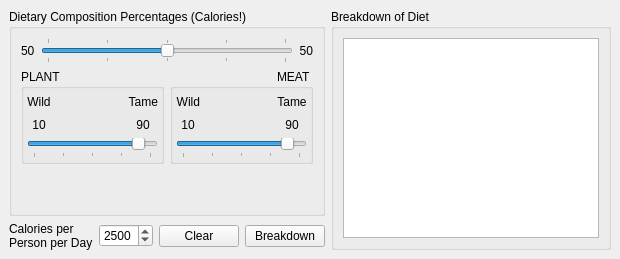
     <widget class="QWidget" name="diet_tab" >
      <attribute name="title" >
       <string>Diet</string>
      </attribute>
      <layout class="QGridLayout" >
       <property name="margin" >
        <number>9</number>
       </property>
       <property name="spacing" >
        <number>6</number>
       </property>
       <item row="1" column="0" >
        <layout class="QHBoxLayout" >
         <property name="margin" >
          <number>0</number>
         </property>
         <property name="spacing" >
          <number>6</number>
         </property>
         <item>
          <widget class="QLabel" name="label6" >
           <property name="toolTip" >
            <string>&lt;html>&lt;head>&lt;meta name="qrichtext" content="1" />&lt;style type="text/css">
p, li { white-space: pre-wrap; }
&lt;/style>&lt;/head>&lt;body style=" font-family:'Sans Serif'; font-size:9pt; font-weight:400; font-style:normal; text-decoration:none;">
&lt;p style=" margin-top:0px; margin-bottom:0px; margin-left:0px; margin-right:0px; -qt-block-indent:0; text-indent:0px;">Average requirements for each individual&lt;/p>&lt;/body>&lt;/html></string>
           </property>
           <property name="whatsThis" >
            <string>&lt;html>&lt;head>&lt;meta name="qrichtext" content="1" />&lt;style type="text/css">
p, li { white-space: pre-wrap; }
&lt;/style>&lt;/head>&lt;body style=" font-family:'Sans Serif'; font-size:9pt; font-weight:400; font-style:normal; text-decoration:none;">
&lt;p style=" margin-top:0px; margin-bottom:0px; margin-left:0px; margin-right:0px; -qt-block-indent:0; text-indent:0px;">This figure is an average only.  In the future, I hope to be able to implement a feature whereby the human population is modelled, and account for different requirements of men, adult women, pregnant women, lactating women, and children.&lt;/p>&lt;/body>&lt;/html></string>
           </property>
           <property name="text" >
            <string>Calories per
Person per Day</string>
           </property>
           <property name="wordWrap" >
            <bool>false</bool>
           </property>
          </widget>
         </item>
         <item>
          <widget class="QSpinBox" name="spinBoxDailyCalories" >
           <property name="toolTip" >
            <string>&lt;html>&lt;head>&lt;meta name="qrichtext" content="1" />&lt;style type="text/css">
p, li { white-space: pre-wrap; }
&lt;/style>&lt;/head>&lt;body style=" font-family:'Sans Serif'; font-size:9pt; font-weight:400; font-style:normal; text-decoration:none;">
&lt;p style=" margin-top:0px; margin-bottom:0px; margin-left:0px; margin-right:0px; -qt-block-indent:0; text-indent:0px;">Set the average number of calories per day required per person&lt;/p>&lt;/body>&lt;/html></string>
           </property>
           <property name="whatsThis" >
            <string>&lt;html>&lt;head>&lt;meta name="qrichtext" content="1" />&lt;style type="text/css">
p, li { white-space: pre-wrap; }
&lt;/style>&lt;/head>&lt;body style=" font-family:'Sans Serif'; font-size:9pt; font-weight:400; font-style:normal; text-decoration:none;">
&lt;p style=" margin-top:0px; margin-bottom:0px; margin-left:0px; margin-right:0px; -qt-block-indent:0; text-indent:0px;">This figure is an average only.  In the future, I hope to be able to implement a feature whereby the human population is modelled, and account for different requirements of men, adult women, pregnant women, lactating women, and children.&lt;/p>&lt;/body>&lt;/html></string>
           </property>
           <property name="maximum" >
            <number>5000</number>
           </property>
           <property name="minimum" >
            <number>1</number>
           </property>
           <property name="singleStep" >
            <number>1</number>
           </property>
           <property name="value" >
            <number>2500</number>
           </property>
          </widget>
         </item>
         <item>
          <widget class="QPushButton" name="pushButtonDietClear" >
           <property name="text" >
            <string>Clear</string>
           </property>
          </widget>
         </item>
         <item>
          <widget class="QPushButton" name="pushButtonDietBreakdown" >
           <property name="toolTip" >
            <string>&lt;html>&lt;head>&lt;meta name="qrichtext" content="1" />&lt;style type="text/css">
p, li { white-space: pre-wrap; }
&lt;/style>&lt;/head>&lt;body style=" font-family:'Sans Serif'; font-size:9pt; font-weight:400; font-style:normal; text-decoration:none;">
&lt;p style=" margin-top:0px; margin-bottom:0px; margin-left:0px; margin-right:0px; -qt-block-indent:0; text-indent:0px;">Press to refresh details in window below&lt;/p>&lt;/body>&lt;/html></string>
           </property>
           <property name="text" >
            <string>Breakdown</string>
           </property>
          </widget>
         </item>
        </layout>
       </item>
       <item row="0" column="0" >
        <widget class="QGroupBox" name="diet_comp_box" >
         <property name="sizePolicy" >
          <sizepolicy>
           <hsizetype>5</hsizetype>
           <vsizetype>5</vsizetype>
           <horstretch>0</horstretch>
           <verstretch>0</verstretch>
          </sizepolicy>
         </property>
         <property name="title" >
          <string>Dietary Composition Percentages (Calories!)</string>
         </property>
         <layout class="QGridLayout" >
          <property name="margin" >
           <number>9</number>
          </property>
          <property name="spacing" >
           <number>6</number>
          </property>
          <item row="1" column="0" >
           <widget class="QGroupBox" name="groupplantpercent" >
            <property name="title" >
             <string>PLANT</string>
            </property>
            <layout class="QGridLayout" >
             <property name="margin" >
              <number>3</number>
             </property>
             <property name="spacing" >
              <number>3</number>
             </property>
             <item row="1" column="1" >
              <spacer>
               <property name="orientation" >
                <enum>Qt::Horizontal</enum>
               </property>
               <property name="sizeHint" >
                <size>
                 <width>40</width>
                 <height>20</height>
                </size>
               </property>
              </spacer>
             </item>
             <item row="1" column="2" >
              <widget class="QLabel" name="labelPlantTamePercent" >
               <property name="text" >
                <string>90</string>
               </property>
               <property name="alignment" >
                <set>Qt::AlignCenter</set>
               </property>
              </widget>
             </item>
             <item row="2" column="0" colspan="3" >
              <widget class="QSlider" name="horizontalSliderPlant" >
               <property name="cursor" >
                <cursor>6</cursor>
               </property>
               <property name="toolTip" >
                <string>&lt;html>&lt;head>&lt;meta name="qrichtext" content="1" />&lt;style type="text/css">
p, li { white-space: pre-wrap; }
&lt;/style>&lt;/head>&lt;body style=" font-family:'Sans Serif'; font-size:9pt; font-weight:400; font-style:normal; text-decoration:none;">
&lt;p style=" margin-top:0px; margin-bottom:0px; margin-left:0px; margin-right:0px; -qt-block-indent:0; text-indent:0px;">Adjust this slider to set the ratio of Wild:Tame plants in the diet (calories)&lt;/p>&lt;/body>&lt;/html></string>
               </property>
               <property name="maximum" >
                <number>100</number>
               </property>
               <property name="singleStep" >
                <number>1</number>
               </property>
               <property name="pageStep" >
                <number>1</number>
               </property>
               <property name="value" >
                <number>90</number>
               </property>
               <property name="sliderPosition" >
                <number>90</number>
               </property>
               <property name="orientation" >
                <enum>Qt::Horizontal</enum>
               </property>
               <property name="tickPosition" >
                <enum>QSlider::TicksBelow</enum>
               </property>
               <property name="tickInterval" >
                <number>25</number>
               </property>
              </widget>
             </item>
             <item row="1" column="0" >
              <widget class="QLabel" name="labelPlantWildPercent" >
               <property name="text" >
                <string>10</string>
               </property>
               <property name="alignment" >
                <set>Qt::AlignCenter</set>
               </property>
              </widget>
             </item>
             <item row="0" column="0" >
              <widget class="QLabel" name="label_9" >
               <property name="text" >
                <string>Wild</string>
               </property>
               <property name="alignment" >
                <set>Qt::AlignCenter</set>
               </property>
              </widget>
             </item>
             <item row="0" column="2" >
              <widget class="QLabel" name="label_11" >
               <property name="text" >
                <string>Tame</string>
               </property>
               <property name="alignment" >
                <set>Qt::AlignRight|Qt::AlignTrailing|Qt::AlignVCenter</set>
               </property>
              </widget>
             </item>
             <item row="0" column="1" >
              <spacer>
               <property name="orientation" >
                <enum>Qt::Horizontal</enum>
               </property>
               <property name="sizeHint" >
                <size>
                 <width>40</width>
                 <height>20</height>
                </size>
               </property>
              </spacer>
             </item>
            </layout>
           </widget>
          </item>
          <item row="0" column="0" colspan="2" >
           <layout class="QHBoxLayout" >
            <property name="margin" >
             <number>0</number>
            </property>
            <property name="spacing" >
             <number>6</number>
            </property>
            <item>
             <widget class="QLabel" name="labelPlantPercent" >
              <property name="text" >
               <string>50</string>
              </property>
             </widget>
            </item>
            <item>
             <widget class="QSlider" name="horizontalSliderDiet" >
              <property name="cursor" >
               <cursor>6</cursor>
              </property>
              <property name="toolTip" >
               <string>&lt;html>&lt;head>&lt;meta name="qrichtext" content="1" />&lt;style type="text/css">
p, li { white-space: pre-wrap; }
&lt;/style>&lt;/head>&lt;body style=" font-family:'Sans Serif'; font-size:9pt; font-weight:400; font-style:normal; text-decoration:none;">
&lt;p style=" margin-top:0px; margin-bottom:0px; margin-left:0px; margin-right:0px; -qt-block-indent:0; text-indent:0px;">Adjust this slider to set the ratio of Plant:Meat plants in the diet (calories)&lt;/p>&lt;/body>&lt;/html></string>
              </property>
              <property name="maximum" >
               <number>100</number>
              </property>
              <property name="singleStep" >
               <number>1</number>
              </property>
              <property name="pageStep" >
               <number>1</number>
              </property>
              <property name="value" >
               <number>50</number>
              </property>
              <property name="sliderPosition" >
               <number>50</number>
              </property>
              <property name="orientation" >
               <enum>Qt::Horizontal</enum>
              </property>
              <property name="tickPosition" >
               <enum>QSlider::TicksBothSides</enum>
              </property>
              <property name="tickInterval" >
               <number>25</number>
              </property>
             </widget>
            </item>
            <item>
             <widget class="QLabel" name="labelMeatPercent" >
              <property name="text" >
               <string>50</string>
              </property>
              <property name="alignment" >
               <set>Qt::AlignRight|Qt::AlignTrailing|Qt::AlignVCenter</set>
              </property>
             </widget>
            </item>
           </layout>
          </item>
          <item row="1" column="1" >
           <widget class="QGroupBox" name="groupmeatpercent" >
            <property name="layoutDirection" >
             <enum>Qt::RightToLeft</enum>
            </property>
            <property name="title" >
             <string>MEAT</string>
            </property>
            <layout class="QGridLayout" >
             <property name="margin" >
              <number>3</number>
             </property>
             <property name="spacing" >
              <number>3</number>
             </property>
             <item row="0" column="0" >
              <widget class="QLabel" name="label_14" >
               <property name="text" >
                <string>Tame</string>
               </property>
               <property name="alignment" >
                <set>Qt::AlignCenter</set>
               </property>
              </widget>
             </item>
             <item row="1" column="1" >
              <spacer>
               <property name="orientation" >
                <enum>Qt::Horizontal</enum>
               </property>
               <property name="sizeHint" >
                <size>
                 <width>40</width>
                 <height>20</height>
                </size>
               </property>
              </spacer>
             </item>
             <item row="1" column="2" >
              <widget class="QLabel" name="labelMeatWildPercent" >
               <property name="text" >
                <string>10</string>
               </property>
               <property name="alignment" >
                <set>Qt::AlignCenter</set>
               </property>
              </widget>
             </item>
             <item row="0" column="2" >
              <widget class="QLabel" name="label_13" >
               <property name="text" >
                <string>Wild</string>
               </property>
               <property name="alignment" >
                <set>Qt::AlignRight|Qt::AlignTrailing|Qt::AlignVCenter</set>
               </property>
              </widget>
             </item>
             <item row="1" column="0" >
              <widget class="QLabel" name="labelMeatTamePercent" >
               <property name="layoutDirection" >
                <enum>Qt::LeftToRight</enum>
               </property>
               <property name="text" >
                <string>90</string>
               </property>
               <property name="alignment" >
                <set>Qt::AlignCenter</set>
               </property>
              </widget>
             </item>
             <item row="2" column="0" colspan="3" >
              <widget class="QSlider" name="horizontalSliderMeat" >
               <property name="cursor" >
                <cursor>6</cursor>
               </property>
               <property name="toolTip" >
                <string>&lt;html>&lt;head>&lt;meta name="qrichtext" content="1" />&lt;style type="text/css">
p, li { white-space: pre-wrap; }
&lt;/style>&lt;/head>&lt;body style=" font-family:'Sans Serif'; font-size:9pt; font-weight:400; font-style:normal; text-decoration:none;">
&lt;p style=" margin-top:0px; margin-bottom:0px; margin-left:0px; margin-right:0px; -qt-block-indent:0; text-indent:0px;">Adjust this slider to set the ratio of Wild:Tame animals in the diet (calories)&lt;/p>&lt;/body>&lt;/html></string>
               </property>
               <property name="layoutDirection" >
                <enum>Qt::LeftToRight</enum>
               </property>
               <property name="maximum" >
                <number>100</number>
               </property>
               <property name="singleStep" >
                <number>1</number>
               </property>
               <property name="pageStep" >
                <number>1</number>
               </property>
               <property name="value" >
                <number>90</number>
               </property>
               <property name="sliderPosition" >
                <number>90</number>
               </property>
               <property name="orientation" >
                <enum>Qt::Horizontal</enum>
               </property>
               <property name="tickPosition" >
                <enum>QSlider::TicksBelow</enum>
               </property>
               <property name="tickInterval" >
                <number>25</number>
               </property>
              </widget>
             </item>
             <item row="0" column="1" >
              <spacer>
               <property name="orientation" >
                <enum>Qt::Horizontal</enum>
               </property>
               <property name="sizeHint" >
                <size>
                 <width>40</width>
                 <height>20</height>
                </size>
               </property>
              </spacer>
             </item>
            </layout>
           </widget>
          </item>
          <item row="2" column="0" colspan="2" >
           <spacer>
            <property name="orientation" >
             <enum>Qt::Vertical</enum>
            </property>
            <property name="sizeHint" >
             <size>
              <width>20</width>
              <height>40</height>
             </size>
            </property>
           </spacer>
          </item>
         </layout>
        </widget>
       </item>
       <item rowspan="2" row="0" column="1" >
        <widget class="QGroupBox" name="groupBox_2" >
         <property name="sizePolicy" >
          <sizepolicy>
           <hsizetype>5</hsizetype>
           <vsizetype>3</vsizetype>
           <horstretch>0</horstretch>
           <verstretch>0</verstretch>
          </sizepolicy>
         </property>
         <property name="minimumSize" >
          <size>
           <width>0</width>
           <height>200</height>
          </size>
         </property>
         <property name="title" >
          <string>Breakdown of Diet</string>
         </property>
         <layout class="QGridLayout" >
          <property name="margin" >
           <number>9</number>
          </property>
          <property name="spacing" >
           <number>6</number>
          </property>
          <item row="0" column="0" >
           <widget class="QTextBrowser" name="breakdownDisplay" >
            <property name="toolTip" >
             <string>&lt;html>&lt;head>&lt;meta name="qrichtext" content="1" />&lt;style type="text/css">
p, li { white-space: pre-wrap; }
&lt;/style>&lt;/head>&lt;body style=" font-family:'Sans Serif'; font-size:9pt; font-weight:400; font-style:normal; text-decoration:none;">
&lt;p style=" margin-top:0px; margin-bottom:0px; margin-left:0px; margin-right:0px; -qt-block-indent:0; text-indent:0px;">Press Breakdown Button to refresh&lt;/p>&lt;/body>&lt;/html></string>
            </property>
           </widget>
          </item>
         </layout>
        </widget>
       </item>
      </layout>
     </widget>
